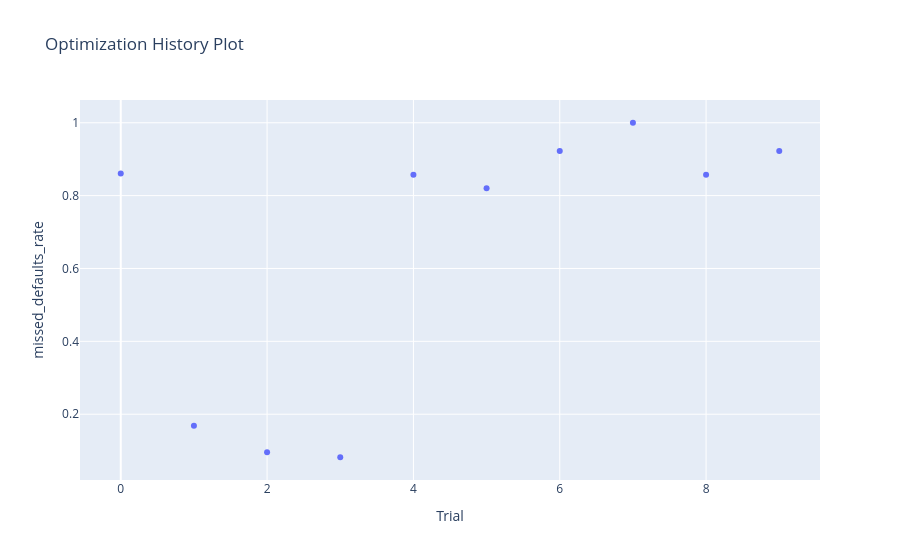
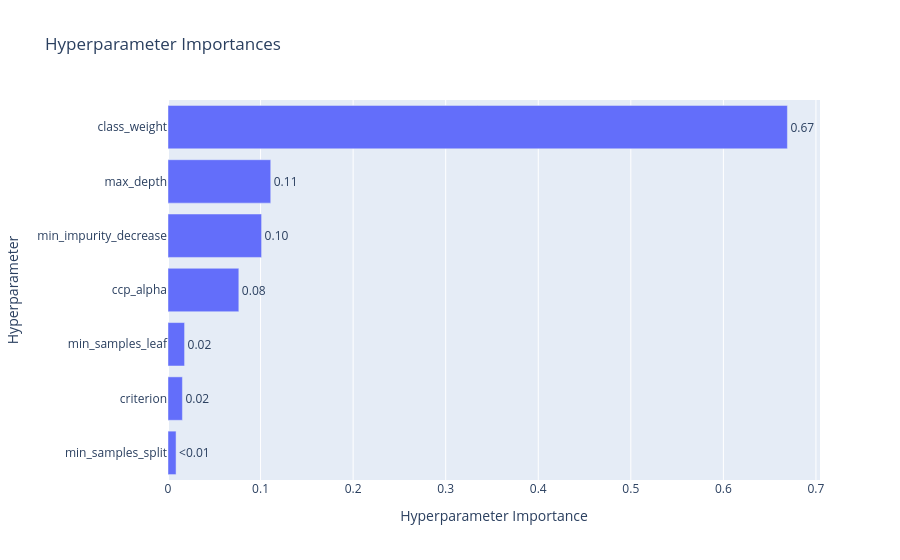
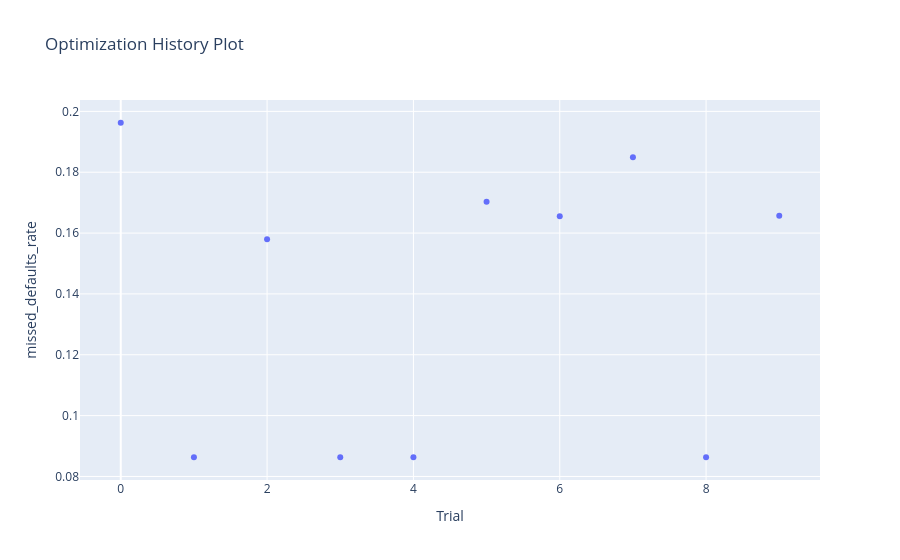
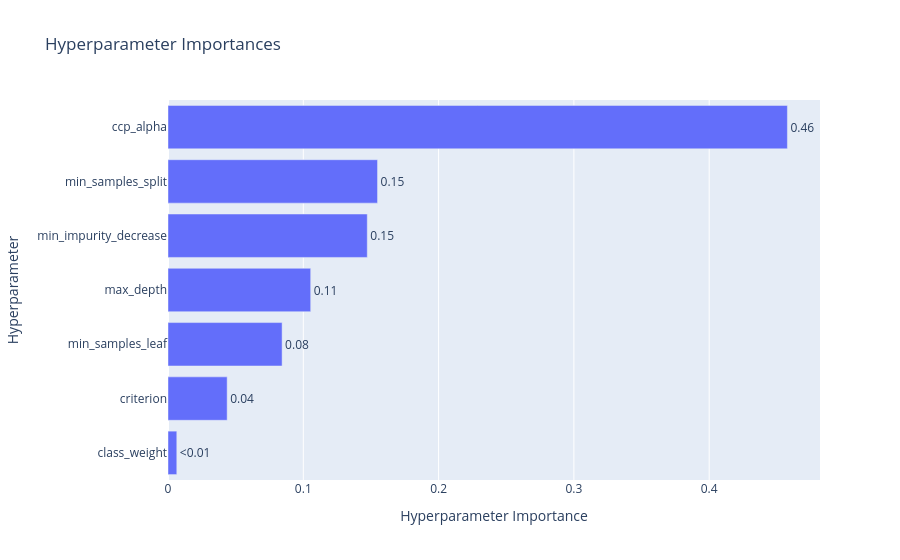

Write notebook code for charts like these, in order.
### Code cell
def get_decision_tree_params(trial):
    return {
        "class_weight": trial.suggest_categorical("class_weight", [None, "balanced"]),
        "criterion": trial.suggest_categorical("criterion", ["entropy", "log_loss"]),
        "splitter": "best",
        "max_depth": trial.suggest_int("max_depth", 4, 15),
        "min_samples_leaf": trial.suggest_int("min_samples_leaf", 10, 60),
        "min_samples_split": trial.suggest_int("min_samples_split", 20, 150),
        "min_impurity_decrease": trial.suggest_float("min_impurity_decrease", 1e-5, 2e-3, log=True),
        "ccp_alpha": trial.suggest_float("ccp_alpha", 1e-5, 5e-3, log=True),
        "random_state": RANDOM_STATE,
    }

def build_pipeline_fn(trial):
    model = DecisionTreeClassifier(**get_decision_tree_params(trial))
    return get_base_pipeline(tree_preprocessor, model)

def build_best_pipeline_fn(best_params):
    model = DecisionTreeClassifier(**best_params, random_state=RANDOM_STATE)
    return get_base_pipeline(tree_preprocessor, model)

dt_best_params = run_optuna(build_pipeline_fn, build_best_pipeline_fn, "Decision Tree Classifier")

def build_pipeline_fn(trial):
    model = DecisionTreeClassifier(**get_decision_tree_params(trial))
    return get_ros_pipeline(tree_preprocessor, model)

def build_best_pipeline_fn(best_params):
    model = DecisionTreeClassifier(**best_params, random_state=RANDOM_STATE)
    return get_ros_pipeline(tree_preprocessor, model)

dt_os_best_params = run_optuna(build_pipeline_fn, build_best_pipeline_fn, "Decision Tree Classifier with Over Sampler")

def build_pipeline_fn(trial):
    model = DecisionTreeClassifier(**get_decision_tree_params(trial))
    return get_smote_pipeline(tree_preprocessor, model)

def build_best_pipeline_fn(best_params):
    model = DecisionTreeClassifier(**best_params, random_state=RANDOM_STATE)
    return get_smote_pipeline(tree_preprocessor, model)

dt_smote_best_params = run_optuna(build_pipeline_fn, build_best_pipeline_fn, "Decision Tree Classifier with SMOTE")

# def build_pipeline_fn(trial):
#     model = DecisionTreeClassifier(**get_decision_tree_params(trial))
#     return get_rus_pipeline(tree_preprocessor, model)

# def build_best_pipeline_fn(best_params):
#     model = DecisionTreeClassifier(**best_params, random_state=RANDOM_STATE)
#     return get_rus_pipeline(tree_preprocessor, model)

# dt_us_best_params = run_optuna(build_pipeline_fn, build_best_pipeline_fn, "Decision Tree Classifier with Under Sampler")

# def build_pipeline_fn(trial):
#     model = DecisionTreeClassifier(**get_decision_tree_params(trial))
#     return get_cc_pipeline(tree_preprocessor, model)

# def build_best_pipeline_fn(best_params):
#     model = DecisionTreeClassifier(**best_params, random_state=RANDOM_STATE)
#     return get_cc_pipeline(tree_preprocessor, model)

# dt_cc_best_params = run_optuna(build_pipeline_fn, build_best_pipeline_fn, "Decision Tree Classifier with Cluster Centroids")

### Figure 1 — Plotly figure (JSON) as saved in the notebook; plotly's stock layout.template omitted (floating-point values rounded to 4 significant figures)
{"data": [{"mode": "markers", "name": "missed_defaults_rate", "type": "scatter", "x": [0, 1, 2, 3, 4, 5, 6, 7, 8, 9], "y": [0.8609, 0.1681, 0.09572, 0.08185, 0.8574, 0.8205, 0.9225, 1, 0.8574, 0.9225]}, {"marker": {"color": "#cccccc"}, "mode": "markers", "name": "Infeasible Trial", "showlegend": false, "type": "scatter", "x": [], "y": []}], "layout": {"title": {"text": "Optimization History Plot"}, "xaxis": {"title": {"text": "Trial"}}, "yaxis": {"title": {"text": "missed_defaults_rate"}}}}

### Figure 2 — Plotly figure (JSON) as saved in the notebook; plotly's stock layout.template omitted (floating-point values rounded to 4 significant figures)
{"data": [{"cliponaxis": false, "hovertemplate": ["min_samples_split (IntDistribution): 0.008708674015112253<extra></extra>", "criterion (CategoricalDistribution): 0.015578850152694411<extra></extra>", "min_samples_leaf (IntDistribution): 0.017896928682365122<extra></extra>", "ccp_alpha (FloatDistribution): 0.07652292786992666<extra></extra>", "min_impurity_decrease (FloatDistribution): 0.10112567704817971<extra></extra>", "max_depth (IntDistribution): 0.11099807730789951<extra></extra>", "class_weight (CategoricalDistribution): 0.6691688649238223<extra></extra>"], "name": "missed_defaults_rate", "orientation": "h", "text": ["<0.01", "0.02", "0.02", "0.08", "0.10", "0.11", "0.67"], "textposition": "outside", "type": "bar", "x": [0.008709, 0.01558, 0.0179, 0.07652, 0.1011, 0.111, 0.6692], "y": ["min_samples_split", "criterion", "min_samples_leaf", "ccp_alpha", "min_impurity_decrease", "max_depth", "class_weight"]}], "layout": {"title": {"text": "Hyperparameter Importances"}, "xaxis": {"title": {"text": "Hyperparameter Importance"}}, "yaxis": {"title": {"text": "Hyperparameter"}}}}

### Figure 3 — Plotly figure (JSON) as saved in the notebook; plotly's stock layout.template omitted (floating-point values rounded to 4 significant figures)
{"data": [{"mode": "markers", "name": "missed_defaults_rate", "type": "scatter", "x": [0, 1, 2, 3, 4, 5, 6, 7, 8, 9], "y": [0.1963, 0.08632, 0.158, 0.08632, 0.08632, 0.1703, 0.1656, 0.1849, 0.08632, 0.1657]}, {"marker": {"color": "#cccccc"}, "mode": "markers", "name": "Infeasible Trial", "showlegend": false, "type": "scatter", "x": [], "y": []}], "layout": {"title": {"text": "Optimization History Plot"}, "xaxis": {"title": {"text": "Trial"}}, "yaxis": {"title": {"text": "missed_defaults_rate"}}}}

### Figure 4 — Plotly figure (JSON) as saved in the notebook; plotly's stock layout.template omitted (floating-point values rounded to 4 significant figures)
{"data": [{"cliponaxis": false, "hovertemplate": ["class_weight (CategoricalDistribution): 0.006503373129460038<extra></extra>", "criterion (CategoricalDistribution): 0.04372673151895896<extra></extra>", "min_samples_leaf (IntDistribution): 0.08433742639468468<extra></extra>", "max_depth (IntDistribution): 0.1054675317931645<extra></extra>", "min_impurity_decrease (FloatDistribution): 0.14728531319293445<extra></extra>", "min_samples_split (IntDistribution): 0.1548736934883784<extra></extra>", "ccp_alpha (FloatDistribution): 0.457805930482419<extra></extra>"], "name": "missed_defaults_rate", "orientation": "h", "text": ["<0.01", "0.04", "0.08", "0.11", "0.15", "0.15", "0.46"], "textposition": "outside", "type": "bar", "x": [0.006503, 0.04373, 0.08434, 0.1055, 0.1473, 0.1549, 0.4578], "y": ["class_weight", "criterion", "min_samples_leaf", "max_depth", "min_impurity_decrease", "min_samples_split", "ccp_alpha"]}], "layout": {"title": {"text": "Hyperparameter Importances"}, "xaxis": {"title": {"text": "Hyperparameter Importance"}}, "yaxis": {"title": {"text": "Hyperparameter"}}}}
